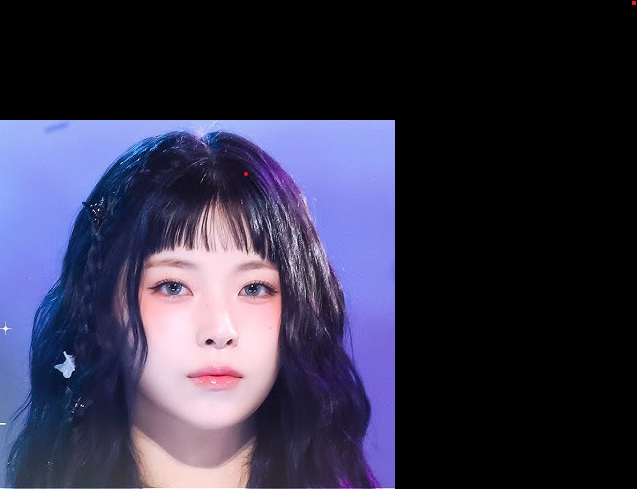
#> input picture gyujin.png, 637 x 489 px, found by its file name
$ jupyter execute '과제4.ipynb'   (shell and % lines are left out)
#> lines starting #> are read from the running program, lines starting #| are printed output that depends on the picture
<a href="https://colab.research.google.com/github/KimSeonHo-719/CV/blob/main/%EA%B3%BC%EC%A0%9C4.ipynb" target="_parent"></a>

[cell 1]
import cv2
import numpy as np
import matplotlib.pyplot as plt

[cell 2]
img_BGR=cv2.imread('/content/gyujin.png')
#> img_BGR is the input picture: shape (489, 637, 3); mean B, G, R 71.4, 49.5, 52.1
img_GRAY = cv2.cvtColor(img_BGR,cv2.COLOR_BGR2GRAY)
plt.imshow(img_GRAY,cmap='gray')

[cell 3]
# Salt and Pepper Noise 추가하기
def saltpepper(img):

  # 아웃풋 변수로 이미지 복사본을 받아서 진행
  output=np.copy(img)

  # 전체 이미지 중 노이즈 20% (Salt 10%, Pepper 10% 로 설정하였음)
  salt=0.1
  pepper=0.1

  # 랜덤 행렬 생성
  # 각 픽셀에 0~1 사이의 난수 생성하여 이것을 기준으로 노이즈 넣을지 결정
  random=np.random.rand(*img.shape[:2])

  # Salt Noise 랜덤 추가
  output[random<salt]=255

  # Pepper Noise 랜덤 추가
  output[random>1-pepper]=0

  return output

[cell 4]
plt.imshow(saltpepper(img_GRAY),cmap='gray')

[cell 5]
# Convolution
def conv(img, kernel):
    h, w = kernel.shape
#> h = 15; w = 15
    img_h, img_w = h//2, w//2
#> img_h = 7; img_w = 7

    padding=np.pad(img,((img_h,img_h),(img_w,img_w)),mode='reflect')
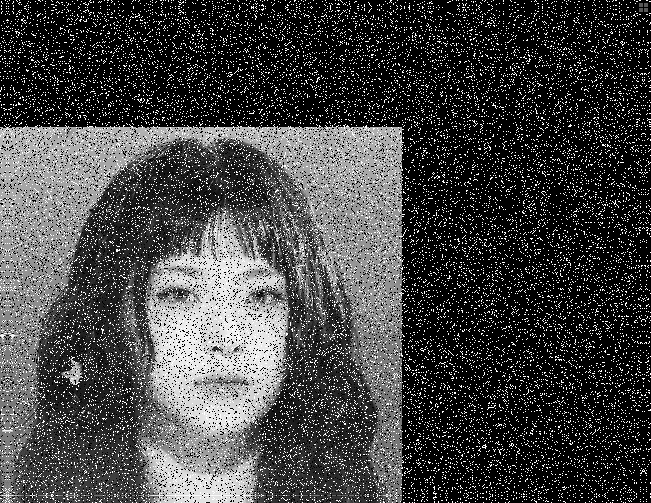
#> padding: shape (503, 651); min 0, max 255, mean 67.5
    output=np.zeros_like(img,dtype=np.float32)

    for i in range(img.shape[0]):
      for j in range(img.shape[1]):
        region=padding[i:i+h,j:j+w]
        output[i,j]=np.sum(region*kernel)
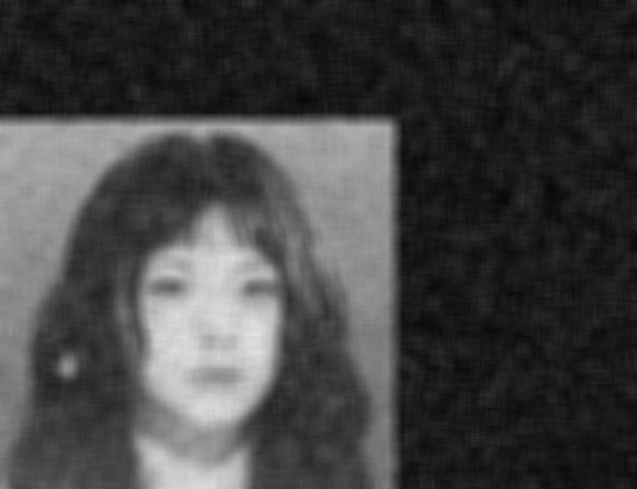
#> output: shape (489, 637) float32; min 6.8, max 225.7, mean 67.9
#> in saltpepper (call 3), `output[random>1-pepper]=0`:
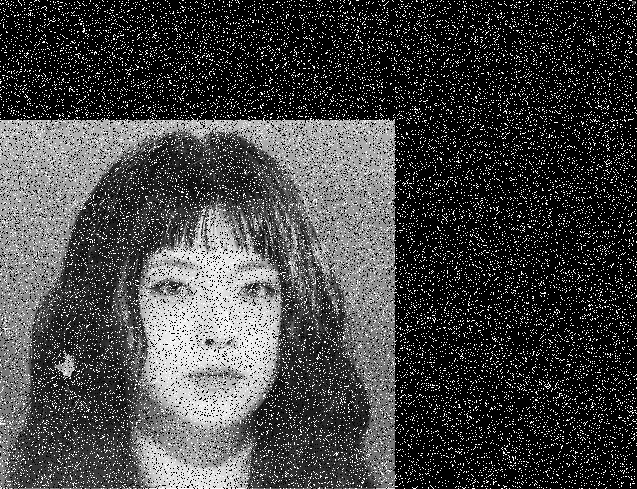
#> output: shape (489, 637); min 0, max 255, mean 67.5

    return output

[cell 6]
# Average Filter 15x15
# 눈코입의 형체만 보이고 자세히는 보이지 않는다.
# 하지만 노이즈도 아예 없어지는 것은 아니고 엄청 뭉개진 것을 볼 수 있다.
kernel15=np.ones((15,15),dtype=np.float32)/225
result15=conv(saltpepper(img_GRAY),kernel15)
plt.imshow(result15,cmap='gray')

[cell 7]
# Median Filter
def median(img,size):
#> called with size = 3
  pad=size//2
#> pad = 1

  padding=np.pad(img,((pad,pad),(pad,pad)),mode='reflect')
#> padding: shape (491, 639)
  output=np.zeros_like(img)

  for i in range(img.shape[0]):
    for j in range(img.shape[1]):
      window=padding[i:i+size,j:j+size]
      output[i,j]=np.median(window)

  return output

[cell 8]
# Median Filter 3x3
# 약간의 노이즈가 남아있고 얼굴은 원본과 거의 비슷한 상태이다.
result3=median(saltpepper(img_GRAY),3)
plt.imshow(result3,cmap='gray')

[cell 9]
# Medain Filter 5x5
# 노이즈가 거의 보이지 않는다.
result5=median(saltpepper(img_GRAY),5)
#> in saltpepper (call 4), `output[random>1-pepper]=0`:
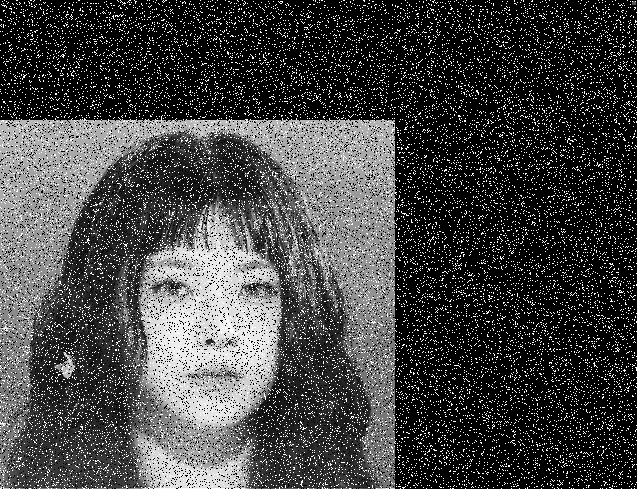
#> output: shape (489, 637); min 0, max 255, mean 67.6
#> call 2 of median, with size = 5
#> in median (call 2), `pad=size//2`: pad = 2
#> in median (call 2), `padding=np.pad(img,((pad,pad),(pad,pad)),mode='reflect')`:
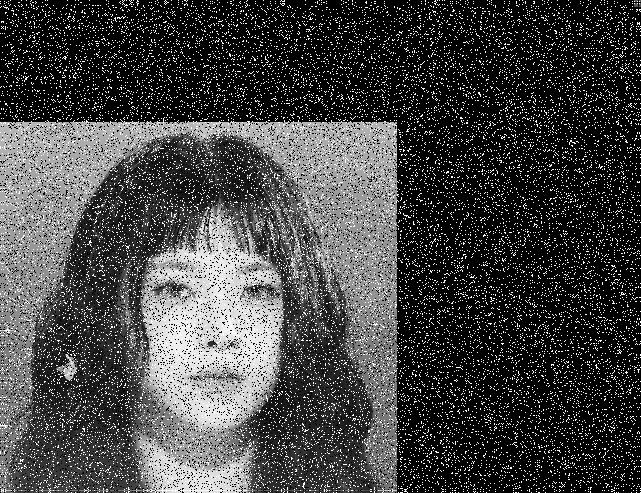
#> padding: shape (493, 641); min 0, max 255, mean 67.5
plt.imshow(result5,cmap='gray')

[cell 10]
# Median Filter 7x7
# 노이즈는 아예 보이지 않는다.
# 하지만 이때부터 얼굴과 머리카락의 경계가 점점 뭉개지기 시작한다.
result7=median(saltpepper(img_GRAY),7)
#> in saltpepper (call 5), `output[random>1-pepper]=0`:
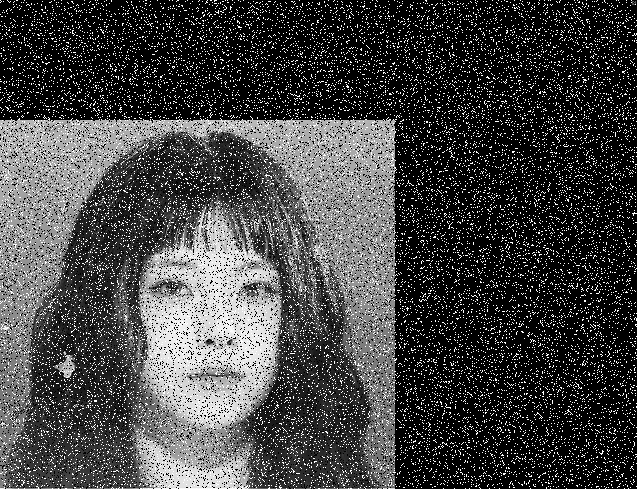
#> output: shape (489, 637); min 0, max 255, mean 67.8
#> call 3 of median, with size = 7
#> in median (call 3), `pad=size//2`: pad = 3
#> in median (call 3), `padding=np.pad(img,((pad,pad),(pad,pad)),mode='reflect')`:
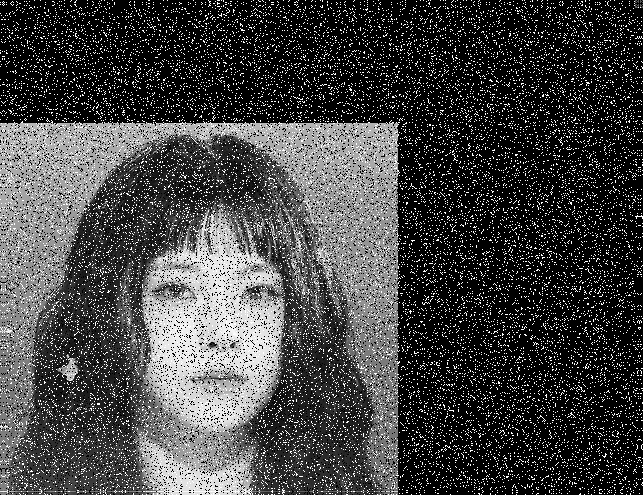
#> padding: shape (495, 643); min 0, max 255, mean 67.6
plt.imshow(result7,cmap='gray')

[cell 11]
# Median Filter 15x15
# 얼굴도 보이지 않을 정도이다.
result15=median(saltpepper(img_GRAY),15)
#> in saltpepper (call 6), `output[random>1-pepper]=0`:
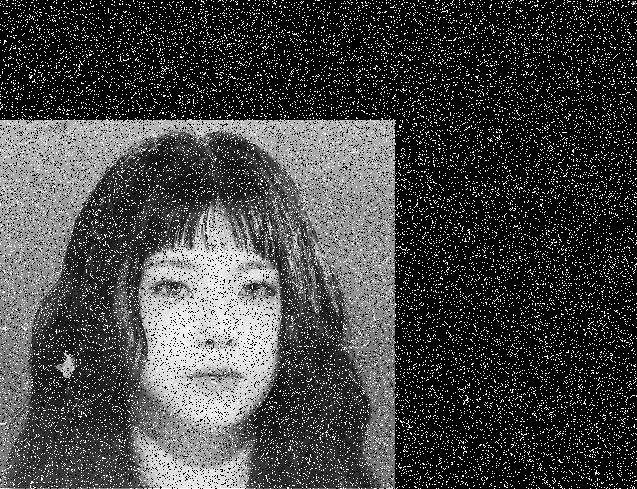
#> output: shape (489, 637); min 0, max 255, mean 67.7
#> call 4 of median, with size = 15
#> in median (call 4), `pad=size//2`: pad = 7
#> in median (call 4), `padding=np.pad(img,((pad,pad),(pad,pad)),mode='reflect')`:
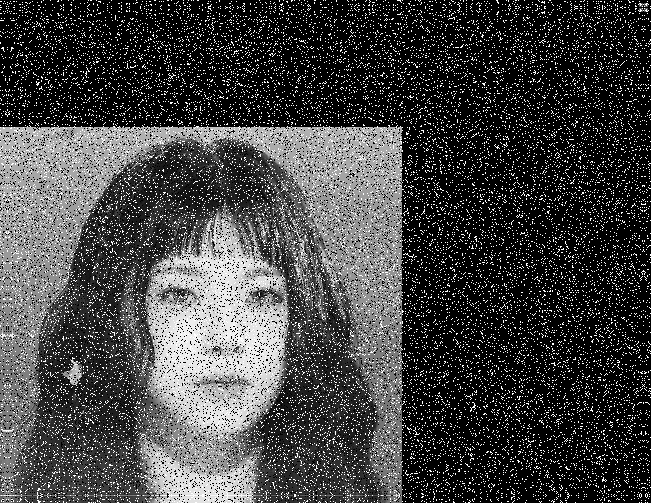
#> padding: shape (503, 651); min 0, max 255, mean 67.3
#> after the loop in median (call 4), `for i in range(img.shape[0]):`:
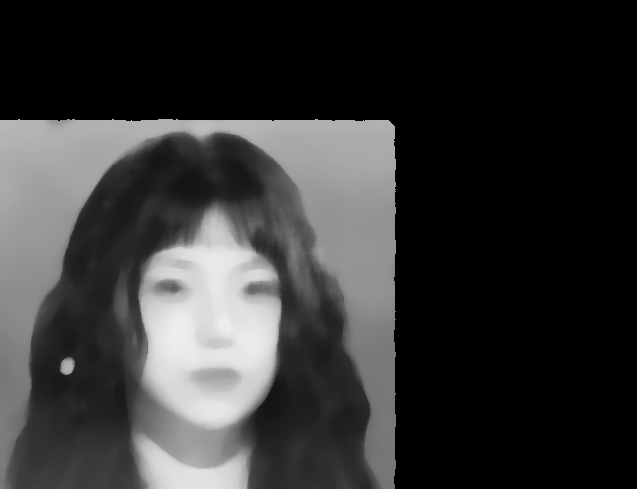
#> output: shape (489, 637); min 0, max 238, mean 52.6
